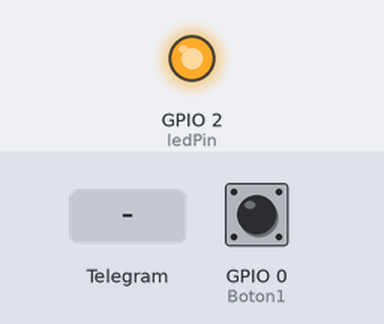
The sketch below on a simulated ESP8266 (NodeMCU). Shown: output pins drawn as LEDs (lit = HIGH). The inputs (shaded band) are chosen by the test bench; at power-on: GPIO 0 (Boton1) LOW. WiFi joins after 1.5 s; servers stay silent unless stated; what the sketch prints to the serial monitor is not drawn.

Above: at 1.7 s.
2.9 s: Telegram message "/ledon" received
At 4.2 s:
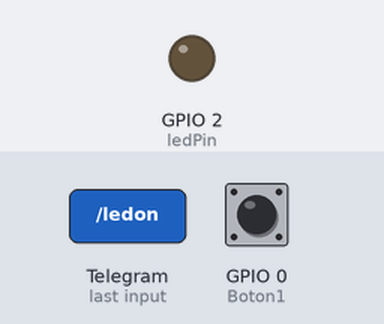
6.4 s: GPIO 0 (Boton1) pulled HIGH for 3.2 s
Timing chart, 0 to 17.1 s (numbered marks = the images above; inputs shaded):
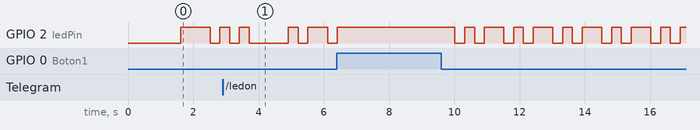

Measured:
- by itself, GPIO 2 (ledPin): repeats every 1.5 s: LOW 0.30 s, HIGH 0.30 s, LOW 0.30 s, HIGH 0.60 s

The sketch:

ESP01_1_ENTRADA_SWICH_Y_SALIDA_TELEGRAM.ino
```cpp
#include <ESP8266WiFi.h>
#include <WiFiClientSecure.h>
#include <UniversalTelegramBot.h> // Las comillas indica que la libraria está en la misma carpeta del sketck

// Introduzca los datos de configuración del router WIFI
char ssid[] = "familiagarciajimenez";     // Aquí el SSID (nombre)
char password[] = "serviciosmcamj1213"; // La clave PASSWORD

// Los datos del Token del Telegram BOT proporcionado por Telegram.
#define BOTtoken "1982494445:AAE4gI9RG2IquWHOICzEYCywQm59DJO6zc0"
// Su Bot Token (Proporcionado desde Botfather)

WiFiClientSecure client;
UniversalTelegramBot bot(BOTtoken, client);

int Bot_mtbs = 1000; //tiempo medio entre escaneo de mensajes – 1 segundo).
long Bot_lasttime;   //la última vez que se realizó la exploración de mensajes.
bool Start = false;

const int ledPin = 2; // Pin de configuración del Relé o LED usado
int ledStatus = 0;    // Iniciamos el estado a 0 – apagado.

// Boton1
int Boton1 = 0; // Boton1 PIN0
int flag1=0;    // flag Boton1 1 = 0 // Para saber cuando se pulsa el botón.
// Boton1

void handleNewMessages(int numNewMessages) {
  Serial.println("Nuevos mensajes"); // Para ver el estado en el puerto serie
  Serial.println(String(numNewMessages));  // Para ver el estado en el puerto serie
  for (int i = 0; i < numNewMessages; i++) {
    String chat_id = String(bot.messages[i].chat_id);
    String text = bot.messages[i].text;
    String from_name = bot.messages[i].from_name;
    if (from_name == "") from_name = "Guest";
    //————-
    //Aquí puedes añadir más comandos para tu control o modificarlos
    //————-

    if (text == "/ledon") {
      digitalWrite(ledPin, LOW);   // Activa, enciende el LED – on (HIGH es voltaje nivel alto)
      ledStatus = 1;
      bot.sendMessage(chat_id, "Led en ON", "");
    }
    if (text == "/ledoff") {
      ledStatus = 0;
      digitalWrite(ledPin, HIGH);    // Apaga el LED – off (LOW es voltaje nivel bajo)
      bot.sendMessage(chat_id, "Led en OFF", "");
    }
    if (text == "/estado") {        // Envia el estado del Relé/Led
      if (ledStatus) {
        bot.sendMessage(chat_id, "Led en ON", "");
      } else {
        bot.sendMessage(chat_id, "Led en OFF", "");
      }
    }
        if (text == "/start") {      //Es el mensaje que recibimos en el celular cuando conectamos
      String welcome = "Bienvenido al Bot Telegram, " + from_name + ".\n";
      welcome += "Puede usar los siguientes comandos:\n\n";
      welcome += "/ledon : Para encender el LED\n";
      welcome += "/ledoff : Para apagar el LED\n";
      welcome += "/estado : Estado del LED\n";
      bot.sendMessage(chat_id, welcome, "");
    }
  }
}

void setup() {
Serial.begin(115200);
// Boton1
pinMode(Boton1,INPUT);
// Establezca WiFi en modo estación y desconéctese de un AP si estaba conectado previamente
WiFi.mode(WIFI_STA);
WiFi.disconnect();
delay(100);
// Intenta conectarse a la red Wifi:
Serial.print("Conectando a red Wifi: ");
Serial.println(ssid);
WiFi.begin(ssid, password);
while (WiFi.status() != WL_CONNECTED) {      // El programa se quedará en este bucle hasta que el ESP conecte con el router.
Serial.print(".");
delay(500);
}
Serial.println("");                            // Aquí continúa una vez conectado
Serial.println("WiFi conectado");
Serial.print("Dirección IP: ");
Serial.println(WiFi.localIP());
client.setInsecure(); // Si su núcleo no puede manejar conexiones seguras
pinMode(ledPin, OUTPUT); // Inicializa ledPin digital como salida.
delay(10);
digitalWrite(ledPin, HIGH); // Inicializa el Pin en OFF
}

void loop() {
// Boton1 a la conexión –> Activa el LED al pulsar a masa
// Al usar la funcion Telegram, el pulsador a veces es un poco lento de respuesta. Porque el procesador está ocupado busando mensajes nuevos. No es importante.
if(digitalRead(Boton1)==HIGH) flag1=0;     // Pongo flag a 0
delay(50);
// Comienza a leer el pulsador, si esta pulsado continúa una sola vez aunque se mantenga pulsado.
if(digitalRead(Boton1)==LOW && flag1==0){
delay(250);
if (ledStatus==1){
ledStatus=0;
}
else {
ledStatus=1;
}
flag1=0;                // flag a 1
digitalWrite(2, ledStatus); // Escribimos en el Pin2 el valor ledStatus.
}
// Boton1
// Serial.println(flag1); // Para probar esta variable y ver respuesta
if (millis() > Bot_lasttime + Bot_mtbs)  {
int numNewMessages = bot.getUpdates(bot.last_message_received + 1);
while (numNewMessages) {
Serial.println("Obtuvo respuesta");
handleNewMessages(numNewMessages);
numNewMessages = bot.getUpdates(bot.last_message_received + 1);
}
Bot_lasttime = millis();
}
}
```
